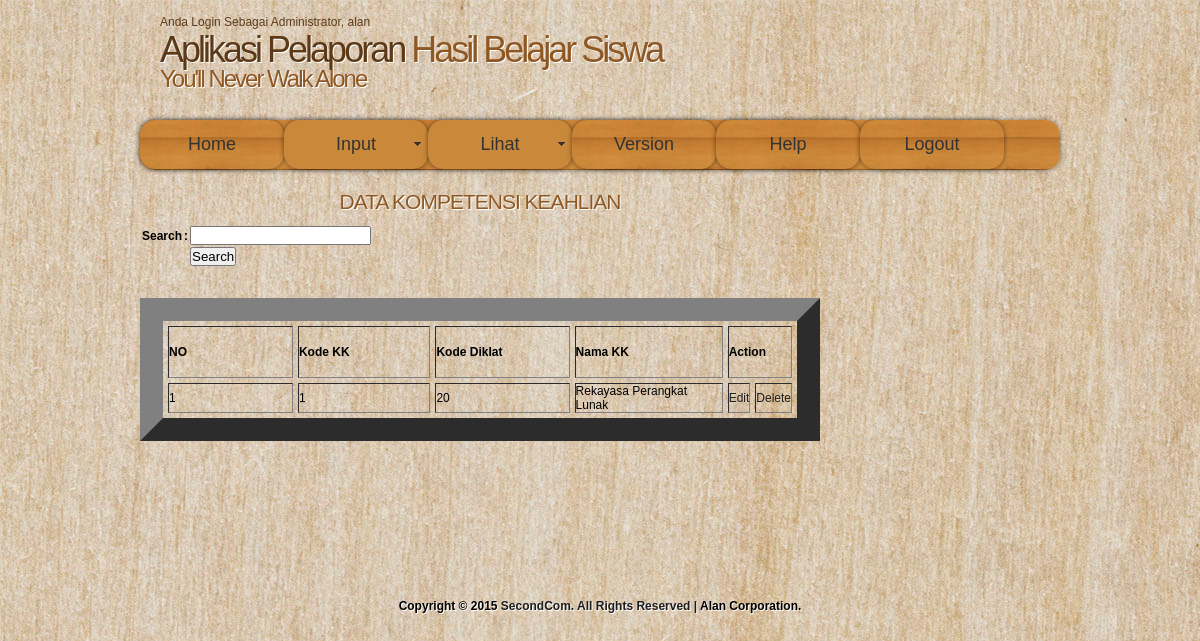
Screenshot of /ukAlan/admin/lihat_keahlian.php (signed in) with the database file from the repository.
### tables this page shows
CREATE TABLE IF NOT EXISTS `kompetensi_keahlian` (
  `Kode_kk` char(5) NOT NULL,
  `Kode_mata_diklat` char(5) NOT NULL,
  `Nama_kompetensi_keahlian` varchar(25) NOT NULL,
  PRIMARY KEY (`Kode_kk`)
);

### ukAlan/admin/lihat_keahlian.php (the view, shortened to what this page needs)
<?php
if(isset($_SESSION['username'])){
	$nama = $_SESSION['username'];
?>
<?php require_once('../Connections/koneksi.php'); ?>
<?php
$maxRows_keahlian = 10;
$pageNum_keahlian = 0;
$startRow_keahlian = $pageNum_keahlian * $maxRows_keahlian;
$query_keahlian = "SELECT * FROM kompetensi_keahlian";
$query_limit_keahlian = sprintf("%s LIMIT %d, %d", $query_keahlian, $startRow_keahlian, $maxRows_keahlian);
$keahlian = mysql_query($query_limit_keahlian, $koneksi) or die(mysql_error());
$row_keahlian = mysql_fetch_assoc($keahlian);
?>
<!DOCTYPE html PUBLIC "-//W3C//DTD XHTML 1.1//EN" "http://www.w3.org/TR/xhtml11/DTD/xhtml11.dtd">
<html xmlns="http://www.w3.org/1999/xhtml" xml:lang="en">
<head>
  <link rel="stylesheet" type="text/css" href="../css/style.css" />
<link href="../SpryAssets/SpryMenuBarHorizontal.css" rel="stylesheet" type="text/css" />
</head>
<body>
  <div id="main">
    <div id="header">
	  <div id="banner">
	    <div id="welcome">
        <span>Anda Login Sebagai Administrator, <?php echo $nama;?></span>
	      <h1><span>Aplikasi Pelaporan</span> Hasil Belajar Siswa</h1>
	    </div>
	    <div id="welcome_slogan">
	      <h1>You'll Never Walk Alone</h1>
	    </div>
	  </div>
    </div>
	<div id="menubar">
     <ul id="MenuBar1" class="MenuBarHorizontal">
<li class="current"><a href="index.php">Home</a></li>
<li><a class="MenuBarHorizontal" href="#">Input</a>
    </li>
         <li><a class="MenuBarItemSubmenu" href="#">Lihat</a>
    </li>
         <li><a href="version.php">Version</a></li>
          <li><a href="help.php">Help</a></li>
           <li><a onclick="return confirm('Apakah Anda Yakin Ingin Keluar Dari Sistem?')" href="../login/logout.php">Logout</a></li>
</ul>
</div>
</div>
	<div id="site_content">
	  <div class="sidebar_container">
      </div>
	  <div id="content">
        <div class="content_item">
        <h1><div align="center">DATA KOMPETENSI KEAHLIAN</div></h1>
       <div align="left">
<form action="" method="post" enctype="multipart/form-data" name="form1">
<table width="200" border="0">
  <tr>
    <td width="47"><strong>Search</strong></td>
    <td width="10"><strong>:</strong></td>
    <td width="129">
      <label>
        <input type="text" name="search" id="search" />
      </label>
    </td>
  </tr>
  <tr>
    <td>&nbsp;</td>
    <td>&nbsp;</td>
    <td>
      <label>
        <input type="submit" name="search2" id="search2" value="Search" />
      </label>
    </td>
  </tr>
</table>
</form>
</div>
<p>&nbsp;</p>
        <div align="center"><table height="115" border="23" align="center" cellpadding="5" cellspacing="5">
          <tr>
            <td width="300px" height="50"><strong>NO</strong></td>
            <td width="300px" height="50"><strong>Kode KK</strong></td>
            <td width="300px" height="50"><strong>Kode Diklat</strong></td>
            <td width="300px" height="50"><strong>Nama KK</strong></td>
            <td colspan="2"><strong>Action</strong></td>
          </tr>
          <?php
		  if ((isset($_POST['search2'])) && ($_POST['search'] != "")) {
					$search = $_POST['search'];
					$sql="SELECT * FROM kompetensi_keahlian WHERE Kode_kk='$search' OR Kode_mata_diklat='$search' OR Nama_kompetensi_keahlian='$search' ;";
					$eksekusi_sql = mysql_query($sql,$koneksi) or die(mysql_error());
					$cari = mysql_fetch_assoc($eksekusi_sql);
			  $no = 1;
		  do { ?>
            <tr>
              <td><?php echo $no; ?></td>
              <td><?php echo $cari['Kode_kk']; ?></td>
              <td><?php echo $cari['Kode_mata_diklat']; ?></td>
              <td><?php echo $cari['Nama_kompetensi_keahlian']; ?></td>
              <td><a href="edit_keahlian.php?Kode_kk=<?php echo $cari['Kode_kk']; ?>">Edit</a></td>
              <td><a onclick="return confirm('Apakah Anda Yakin Ingin Menghapus Data Ini?')" href="lihat_keahlian.php?Kode_kk=<?php echo $cari['Kode_kk']; ?>">Delete</a></td>
            </tr>
            <?php
			$no++;
			} while ($cari = mysql_fetch_assoc($eksekusi_sql));
			}else{
			  $no = 1;
		  do { ?>
            <tr>
              <td><?php echo $no; ?></td>
              <td><?php echo $row_keahlian['Kode_kk']; ?></td>
              <td><?php echo $row_keahlian['Kode_mata_diklat']; ?></td>
              <td><?php echo $row_keahlian['Nama_kompetensi_keahlian']; ?></td>
              <td><a href="edit_keahlian.php?Kode_kk=<?php echo $row_keahlian['Kode_kk']; ?>">Edit</a></td>
              <td><a onclick="return confirm('Apakah Anda Yakin Ingin Menghapus Data Ini?')" href="lihat_keahlian.php?Kode_kk=<?php echo $row_keahlian['Kode_kk']; ?>">Delete</a></td>
            </tr>
            <?php
			$no++;
			} while ($row_keahlian = mysql_fetch_assoc($keahlian)); }?>
            </div>
		  </div>
		    </div>
		  </div>
	  <br style="clear:both"/>
  <div id="footer"><br /><br /><br /><br /><br /><br />
  Copyright © 2015 <a href="http://www.second.com">SecondCom. All Rights Reserved | </a> Alan Corporation.
  </div>
</body>
</html>
<?php
}
?>

### ukAlan/css/style.css (style rules this page uses)
html { height: 100%; }
* { margin: 0; padding: 0; }
body { background: transparent url(../images/pattern.jpg) repeat; color: #000; font-family: Arial, Helvetica, sans-serif; font-size: 12px; font-style: normal; font-weight: normal; font-variant: normal; }
p { padding: 0 0 10px 0; line-height: 1.7em; font-size: 100% }
h1, h2, h3, h4, h5, h6 { font: normal 175% Arial, Helvetica, sans-serif; color: #8F5823; text-shadow: 1px 1px #fff; letter-spacing: -1px; margin: 0 0 10px 0; }
span { color: #5C3A18; }
a, a:hover { color: #1D1D1D; background: transparent; outline: none; text-decoration: none; }
ul { margin: 2px 0 22px 30px; line-height: 1.7em; font-style: normal; font-size: 100%; }
#main, #header, #banner, #menubar, #site_content, #footer, #content_grey { margin-left: auto; margin-right: auto; }
#main { background: transparent; }
#header { width: 920px; height: 120px; background: transparent; }
#banner { width: 920px; position: relative; height: 50px; padding: 15px 0 0 0; background: transparent; }
#menubar { width: 920px; height: 50px; text-align: center; margin: 0 auto; background: transparent url(../images/menu_pattern.jpg) repeat; border-radius: 15px 15px 15px 15px; -moz-border-radius: 15px 15px 15px 15px; -webkit-border: 15px 15px 15px 15px; -webkit-box-shadow: rgba(0, 0, 0, 0.5) 0px 0px 5px; -moz-box-shadow: rgba(0, 0, 0, 0.5) 0px 0px 5px; box-shadow: rgba(0, 0, 0, 0.5) 0px 0px 5px; font-size: 18px; }
#welcome { width: 880px; float: left; height: 50px; margin: 0 auto; padding-left: 20px; background: transparent; }
#welcome_slogan { width: 880px; float: left; height: 50px; margin: 0 auto; padding-left: 20px; background: transparent; }
#welcome H1 { font: normal 300% Arial, Helvetica, sans-serif; letter-spacing: -3px; text-shadow: 1px 1px #FFF; color: #8F5823; }
#welcome_slogan H1 { font: normal 200% Arial, Helvetica, sans-serif; letter-spacing: -2px; text-shadow: 1px 1px #FFF; color: #8F5823; }
#site_content { width: 920px; overflow: hidden; margin: 0 auto; }
.sidebar_container { float: right; margin: 10px 0 0 20px; width: 215px; padding: 0; }
#content { width: 680px; margin-bottom: 20px; float: left; }
.content_item { width: 680px; margin-top: 20px; margin-bottom: 20px; }
#footer { width: 920px; height: 20px; font-weight: bold; padding-top: 20px; text-align: center; background: transparent; text-shadow: 1px 1px #fff; }
#footer a, #footer a:hover { text-decoration: none; padding-bottom: 20px; }
#footer a, #footer a:hover { text-decoration: none; }

### ukAlan/SpryAssets/SpryMenuBarHorizontal.css (style rules this page uses)
ul.MenuBarHorizontal { margin: 0; padding: 0; list-style-type: none; font-size: 100%; cursor: default; width: auto; }
ul.MenuBarHorizontal li { margin: 0; padding: 0; list-style-type: none; font-size: 100%; position: relative; text-align: left; cursor: pointer; width: 8em; float: left; }
ul.MenuBarHorizontal a { text-align: center; margin: 0 auto; background: transparent url(../images/menu_pattern.jpg) repeat; border-radius: 15px 15px 15px 15px; -moz-border-radius: 15px 15px 15px 15px; -webkit-border: 15px 15px 15px 15px; -webkit-box-shadow: rgba(0, 0, 0, 0.5) 0px 0px 5px; -moz-box-shadow: rgba(0, 0, 0, 0.5) 0px 0px 5px; box-shadow: rgba(0, 0, 0, 0.5) 0px 0px 5px; font-size: 18px; display: block; cursor: pointer; background-color: #CA883A; padding: 0.5em 0.75em; color: #333; text-decoration: none; }
ul.MenuBarHorizontal a.MenuBarItemSubmenu { background-image: url(SpryMenuBarDown.gif); background-repeat: no-repeat; background-position: 95% 50%; }

### rows the page displays
kompetensi_keahlian: Kode_kk "1", Kode_mata_diklat "20", Nama_kompetensi_keahlian "Rekayasa Perangkat Lunak"

### other values shown
$nama "alan"
